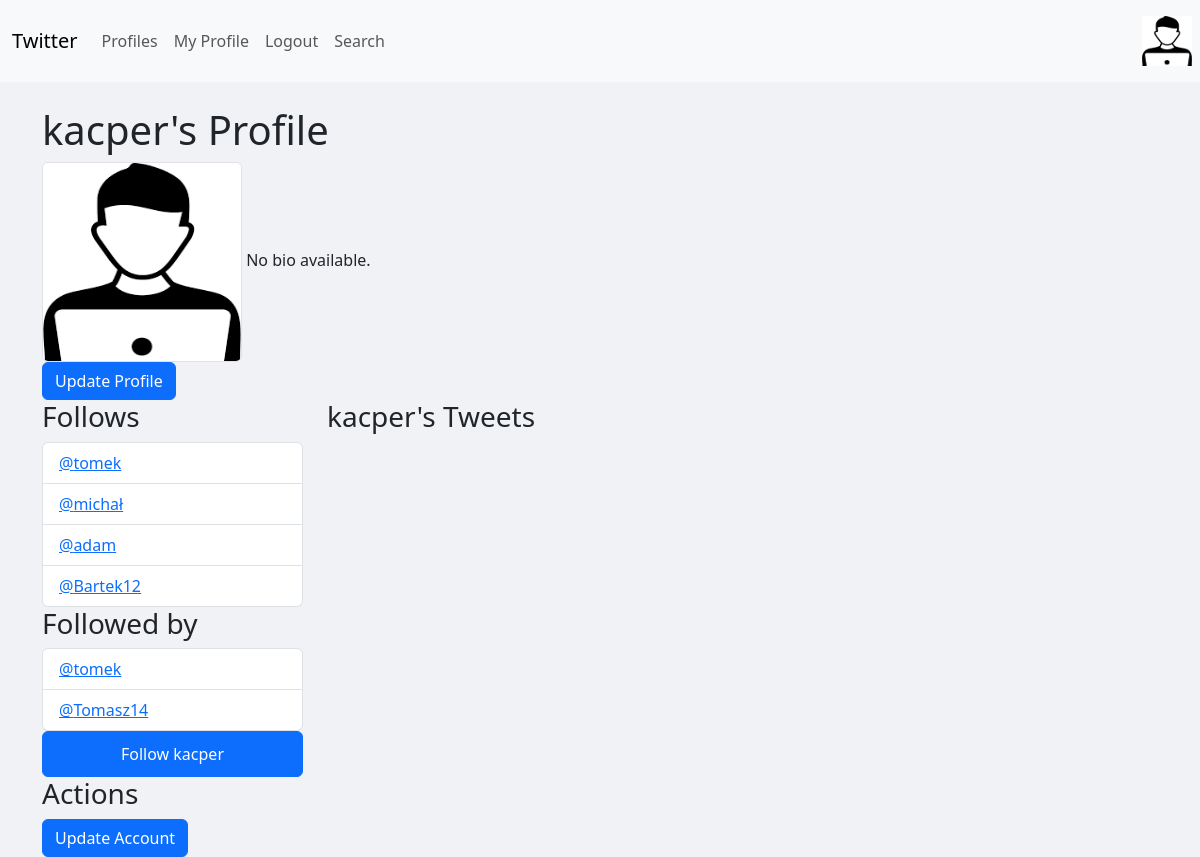
The page /profile/1/ (signed in) on the database as committed earlier.
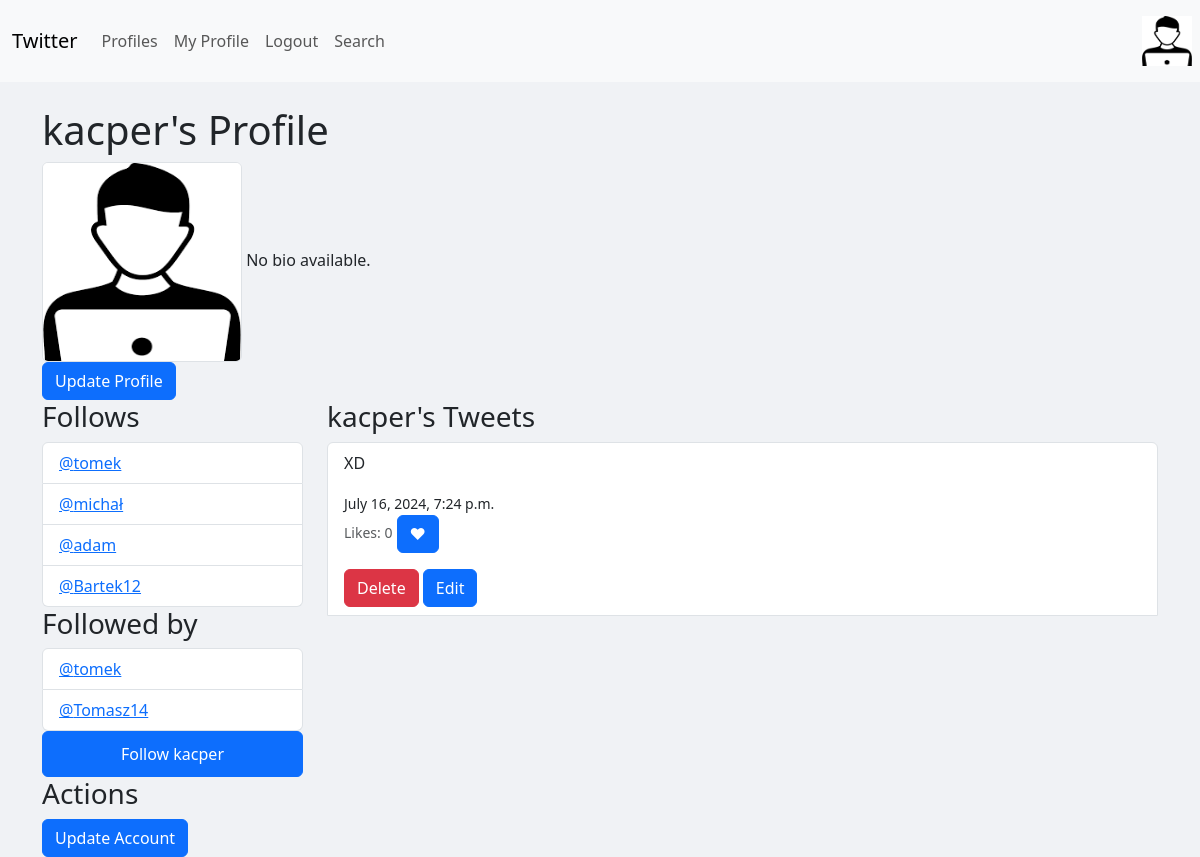
The same page on the database as committed later.
### basic/models.py (models this page shows, shortened)
class Profile(models.Model):
    user = models.OneToOneField(User, on_delete=models.CASCADE)
    follows = models.ManyToManyField('self', related_name='followed_by', symmetrical=False, blank=True)
    date_modified = models.DateTimeField(User,auto_now=True)
    profile_image = models.ImageField(upload_to='images/', blank=True, null=True)
    bio = models.CharField(max_length=240, blank=True, null=True)
    def __str__(self):
        return self.user.username

class Tweet(models.Model):
    user = models.ForeignKey(User, on_delete=models.CASCADE, related_name='tweets')
    date = models.DateTimeField(auto_now_add=True)
    text = models.CharField(max_length=150)
    likes = models.ManyToManyField(User, related_name='tweet_likes', blank=True)
    def likes_count(self):
        return self.likes.count()

### basic/views.py (the view, shortened to what this page needs)
# urls.py: path('profile/<int:pk>/', views.profile, name='profile'),
def profile(request, pk):
    if request.user.is_authenticated:
        profile = Profile.objects.get(user_id=pk)
        tweets = Tweet.objects.filter(user_id=pk).order_by('-date')
        return render(request, 'profile.html', {"profile": profile, "tweets": tweets})
    else:
        return redirect('home')

### basic/templates/profile.html (shortened to what this page needs)
{% extends 'layout.html' %}
{% load static %}
{% block content %}
{% if profile %}
    <div>
        <h1>{{ profile.user.username }}'s Profile</h1>
        {% if profile.profile_image %}
        <img src="{{ profile.profile_image.url }}" class="img-thumbnail" style="width: 200px; height: 200px;">
        {% else %}
        <img src="{% static 'images/userbasicicon.jpg' %}" class="img-thumbnail" style="width: 200px; height: 200px;">
        {% endif %}
        {{ profile.bio | default:"No bio available." }}
    </div>
    {% if request.user.id == profile.user.id %}
                <div class="actions-section">
                        <li class="list-group-item">
                            <a href="{% url 'update_profile_image' %}" class="btn btn-primary">Update Profile</a>
                        </li>
                </div>
                {% endif %}
        <div class="row">
            <div class="col-md-3">
                <div class="follows-section">
                    <h3>Follows</h3>
                    <ul class="list-group">
                        {% for following in profile.follows.all %}
                            <li class="list-group-item">
                                <a href="{% url 'profile' following.user.id %}">
                                    @{{ following }}
                                </a>
                            </li>
                        {% endfor %}
                    </ul>
                </div>
                <div class="followed-by-section">
                    <h3>Followed by</h3>
                    <ul class="list-group">
                        {% for following in profile.followed_by.all %}
                            <li class="list-group-item">
                                <a href="{% url 'profile' following.user.id %}">
                                    @{{ following }}
                                </a>
                            </li>
                        {% endfor %}
                    </ul>
                    <form method="POST">
                        {% if profile in user.profile.follows.all %}
                            <button type="submit" class="btn btn-danger" name="follow" value="unfollow">Unfollow {{ profile.user.username }}</button>
                        {% else %}
                            <button type="submit" class="btn btn-primary" name="follow" value="follow">Follow {{ profile.user.username }}</button>
                        {% endif %}
                    </form>
                </div>
                {% if request.user.id == profile.user.id %}
                <div class="actions-section">
                    <h3>Actions</h3>
                        <li class="list-group-item">
                            <a href="{% url 'user_update' %}" class="btn btn-primary">Update Account</a>
                        </li>
                </div>
                {% endif %}
            </div>
            <div class="col-md-9">
                <div class="tweets-section">
                    <h3>{{ profile.user.username }}'s Tweets</h3>
                    <ul class="list-group">
                        {% for tweet in profile.user.tweets.all %}
                            <li class="list-group-item">
                                <p>{{ tweet.text }}</p>
                                <small>{{ tweet.date }}</small>
                                <p class="card-text"><small class="text-muted">Likes: {{ tweet.likes_count }}</small>
                                    {% if user in tweet.likes.all %}
                                    <a href="{% url 'tweet_like' tweet.id %}" class="btn btn-danger">❤</a>
                                {% else %}
                                    <a href="{% url 'tweet_like' tweet.id %}" class="btn btn-primary">❤</a>
                                {% endif %}</p>
                                {% if request.user.username == tweet.user.username %}
                            <a href="{% url 'tweet_delete' tweet.id %}?next={{ request.path }}" class="btn btn-danger">Delete</a>
                            <a href="{% url 'tweet_update' tweet.id %}?next={{ request.path }}" class="btn btn-primary">Edit</a>
                        {% endif %}
                            </li>
                        {% endfor %}
                    </ul>
                </div>
            </div>
        </div>
    </div>
{% endif %}
{% endblock %}

### basic/templates/layout.html (shortened to what this page needs)
<!doctype html>
<html lang="en">
  <head>
    <link href="https://cdn.jsdelivr.net/npm/bootstrap@5.3.3/dist/css/bootstrap.min.css" rel="stylesheet">
  </head>
  <body>
    {% include 'navbar.html' %}
    <br/>
    <div class="container">
        {% block content %}
        {% endblock %}
  </body>
</html>

### basic/templates/navbar.html (shortened to what this page needs)
{% load static %}
<nav class="navbar navbar-expand-lg bg-body-tertiary">
    <div class="container-fluid">
      <a class="navbar-brand" href="{% url 'home'%}">Twitter</a>
      <div class="collapse navbar-collapse" id="navbarSupportedContent">
        <ul class="navbar-nav me-auto mb-2 mb-lg-0">
          <li class="nav-item">
            <a class="nav-link" href="{% url 'profile_list'%}">Profiles</a>
          </li>
          {% if request.user.is_authenticated %}
          <li class="nav-item">
            <a class="nav-link" href="{% url 'profile' request.user.id%}">My Profile</a>
          </li>
          <li class="nav-item">
            <a class="nav-link" href="{% url 'logout'%}">Logout</a>
          </li>
          <li class="nav-item">
            <a class="nav-link" href="{% url 'search'%}">Search</a>
          </li>
          {% endif %}
        </ul>
      </div>
    </div>
    {% if request.user.is_authenticated%}
    <ul class="navbar-nav ml-auto">
      <li class="nav-item">
        <a class="nav-link" href="{% url 'profile' request.user.id%}">
          <img src="{{ user.profile.profile_image.url }}" alt="Profile Image" width="50" height="50">
        </a>
      </li>
    {% endif %}
  </nav>

### basic/templates/layout.html (style rules this page uses)
body { background-color: #f0f2f5; }
button.btn-primary { width: 100%; padding: 10px; font-size: 16px; }
.img-thumbnail { padding: 0rem; background-color: var(--bs-body-bg); border: var(--bs-border-width) solid var(--bs-border-color); border-radius: var(--bs-border-radius); max-width: 100%; height: auto; }

Rows that differ between the two databases and show on the page:
added Tweet: text "XD", date "July 16, 2024, 7:24 p.m.", likes_count "0"
